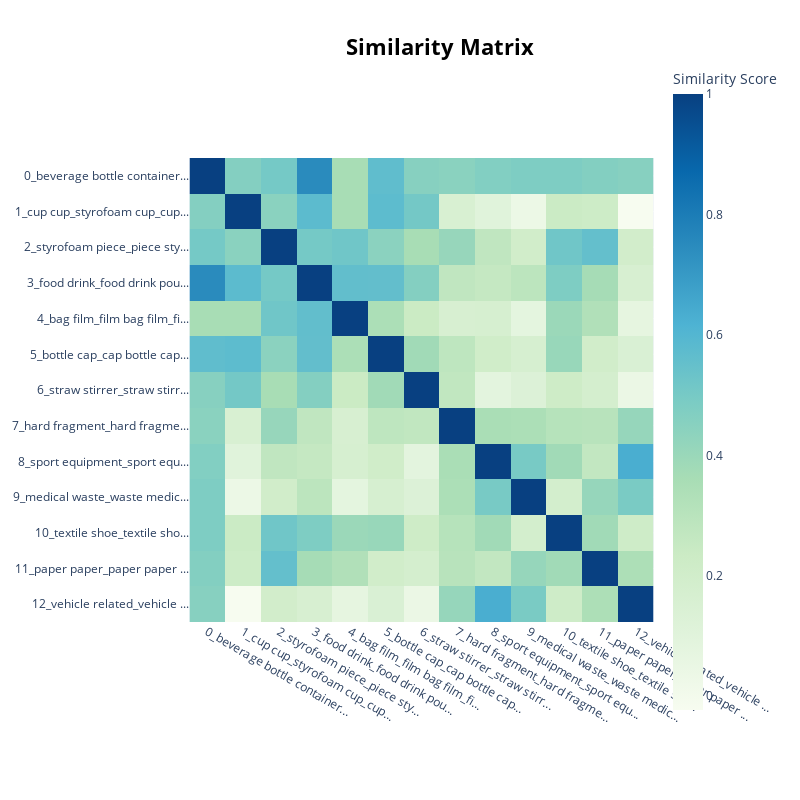

This figure's notebook cell:
### Code cell
# Visualize similarity using heatmap
topic_model.visualize_heatmap()

### Figure 1 — Plotly figure (JSON) as saved in the notebook; plotly's stock layout.template omitted (floating-point values rounded to 4 significant figures; data arrays with more than 128 entries replaced by an {"elided": "..."} marker saying what was removed)
{"data": [{"coloraxis": "coloraxis", "hovertemplate": "x: %{x}<br>y: %{y}<br>Similarity Score: %{z}<extra></extra>", "name": "0", "type": "heatmap", "x": ["0_beverage bottle container...", "1_cup cup_styrofoam cup_cup...", "2_styrofoam piece_piece sty...", "3_food drink_food drink pou...", "4_bag film_film bag film_fi...", "5_bottle cap_cap bottle cap...", "6_straw stirrer_straw stirr...", "7_hard fragment_hard fragme...", "8_sport equipment_sport equ...", "9_medical waste_waste medic...", "10_textile shoe_textile sho...", "11_paper paper_paper paper ...", "12_vehicle related_vehicle ..."], "xaxis": "x", "y": ["0_beverage bottle container...", "1_cup cup_styrofoam cup_cup...", "2_styrofoam piece_piece sty...", "3_food drink_food drink pou...", "4_bag film_film bag film_fi...", "5_bottle cap_cap bottle cap...", "6_straw stirrer_straw stirr...", "7_hard fragment_hard fragme...", "8_sport equipment_sport equ...", "9_medical waste_waste medic...", "10_textile shoe_textile sho...", "11_paper paper_paper paper ...", "12_vehicle related_vehicle ..."], "yaxis": "y", "z": {"elided": "13x13 float values"}}], "layout": {"coloraxis": {"colorbar": {"title": {"text": "Similarity Score"}}, "colorscale": [[0, "rgb(247,252,240)"], [0.125, "rgb(224,243,219)"], [0.25, "rgb(204,235,197)"], [0.375, "rgb(168,221,181)"], [0.5, "rgb(123,204,196)"], [0.625, "rgb(78,179,211)"], [0.75, "rgb(43,140,190)"], [0.875, "rgb(8,104,172)"], [1, "rgb(8,64,129)"]]}, "height": 800, "hoverlabel": {"bgcolor": "white", "font": {"family": "Rockwell", "size": 16}}, "legend": {"title": {"text": "Trend"}}, "margin": {"t": 60}, "showlegend": true, "title": {"font": {"color": "Black", "size": 22}, "text": "<b>Similarity Matrix</b>", "x": 0.55, "xanchor": "center", "y": 0.95, "yanchor": "top"}, "width": 800, "xaxis": {"anchor": "y", "constrain": "domain", "domain": [0, 1], "scaleanchor": "y"}, "yaxis": {"anchor": "x", "autorange": "reversed", "constrain": "domain", "domain": [0, 1]}}}
